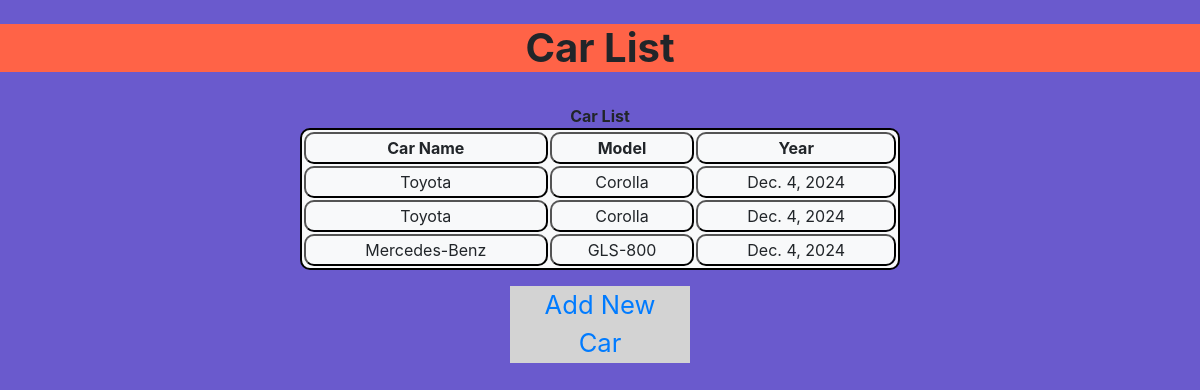
Page /car_list/ on the committed database.
### cars/models.py (models this page shows)
class Car(models.Model):
    car_name = models.CharField(max_length=100)
    model = models.CharField(max_length=100)
    year = models.DateField(auto_now_add=True)

### cars/views.py (the view)
# urls.py: path('car_list/', car_list, name='car_list'),
def car_list(request):
    cars = Car.objects.all()
    ctx = {'cars': cars}
    return render(request, 'car/car_list.html', ctx)

### templates/car/car_list.html (shortened to what this page needs)
<!DOCTYPE html>
<html lang="en">
<head>
    <link href="https://stackpath.bootstrapcdn.com/bootstrap/4.5.2/css/bootstrap.min.css" rel="stylesheet">
</head>
<body style="background-color:SlateBlue">
<h1 class="text-center mt-4" style="background-color:Tomato;"><strong>Car List</strong></h1>
<br>
<p style="text-align: center; margin:0"><strong>Car List</strong></p>
<div>
    <table>
        <tr>
            <th>Car Name</th>
            <th>Model</th>
            <th>Year</th>
        </tr>
        {% for car in cars %}
            <tr>
                <td>{{ car.car_name }}</td>
                <td>{{ car.model }}</td>
                <td>{{ car.year }}</td>
            </tr>
        {% endfor %}
    </table>
    <div class="container mt-3" style="text-align:center; background-color:LightGray; font-size:160%; width:180px;">
        <a href="{% url 'cars:add_car' %}">Add New Car</a>
    </div>
</div>
</body>
</html>

### templates/car/car_list.html (style rules this page uses)
table { width: 50%; margin: 0 auto; border-radius: 20px; }
table, th, td { border: 2px solid Black; border-radius: 10px; border-collapse: separate; background-color: #f8f9fa; }
th, td { padding: 2px; text-align: center; border-style: outset; }

### rows in the picture
Car: car_name "Toyota", model "Corolla", year "Dec. 4, 2024"
Car: car_name "Toyota", model "Corolla", year "Dec. 4, 2024"
Car: car_name "Mercedes-Benz", model "GLS-800", year "Dec. 4, 2024"
